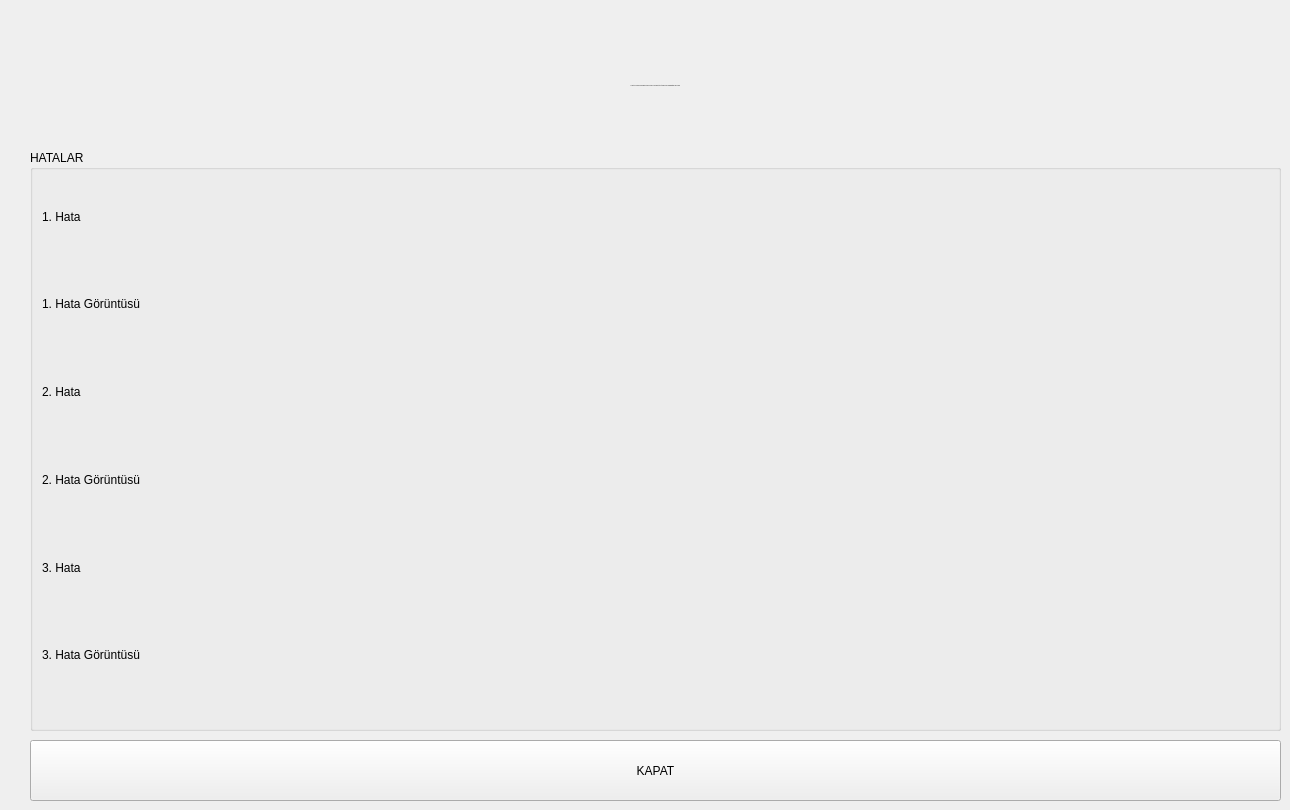
  <widget class="QWidget" name="centralwidget">
   <widget class="QLabel" name="warning_label_2">
    <property name="geometry">
     <rect>
      <x>30</x>
      <y>30</y>
      <width>151</width>
      <height>111</height>
     </rect>
    </property>
    <property name="styleSheet">
     <string notr="true">image: url(:/Logos/Icon/MainWindow/warning 250x150.png);</string>
    </property>
    <property name="text">
     <string/>
    </property>
    <property name="alignment">
     <set>Qt::AlignCenter</set>
    </property>
    <property name="wordWrap">
     <bool>true</bool>
    </property>
   </widget>
   <widget class="QLabel" name="inf_label">
    <property name="geometry">
     <rect>
      <x>190</x>
      <y>30</y>
      <width>931</width>
      <height>111</height>
     </rect>
    </property>
    <property name="font">
     <font>
      <pointsize>-1</pointsize>
     </font>
    </property>
    <property name="text">
     <string>SARI İKAZ UYARISI BULUNMAKTADIR! UYARIYI KAPATMAK İÇİN LÜTFEN KAPAT SEÇENEĞİNE TIKLAYINIZ.</string>
    </property>
    <property name="alignment">
     <set>Qt::AlignCenter</set>
    </property>
    <property name="wordWrap">
     <bool>true</bool>
    </property>
   </widget>
   <widget class="QGroupBox" name="groupBox">
    <property name="geometry">
     <rect>
      <x>30</x>
      <y>150</y>
      <width>1251</width>
      <height>581</height>
     </rect>
    </property>
    <property name="title">
     <string>HATALAR</string>
    </property>
    <layout class="QGridLayout" name="gridLayout">
     <item row="1" column="1">
      <spacer name="horizontalSpacer">
       <property name="orientation">
        <enum>Qt::Horizontal</enum>
       </property>
       <property name="sizeType">
        <enum>QSizePolicy::Fixed</enum>
       </property>
       <property name="sizeHint" stdset="0">
        <size>
         <width>1100</width>
         <height>20</height>
        </size>
       </property>
      </spacer>
     </item>
     <item row="4" column="0" colspan="2">
      <widget class="QLabel" name="fault_2_label">
       <property name="text">
        <string>2. Hata Görüntüsü</string>
       </property>
      </widget>
     </item>
     <item row="1" column="0">
      <widget class="QLabel" name="label_6">
       <property name="maximumSize">
        <size>
         <width>16777215</width>
         <height>35</height>
        </size>
       </property>
       <property name="text">
        <string>1. Hata</string>
       </property>
      </widget>
     </item>
     <item row="3" column="0">
      <widget class="QLabel" name="label_7">
       <property name="maximumSize">
        <size>
         <width>16777215</width>
         <height>35</height>
        </size>
       </property>
       <property name="text">
        <string>2. Hata</string>
       </property>
      </widget>
     </item>
     <item row="5" column="0">
      <widget class="QLabel" name="label_8">
       <property name="maximumSize">
        <size>
         <width>16777215</width>
         <height>35</height>
        </size>
       </property>
       <property name="text">
        <string>3. Hata</string>
       </property>
      </widget>
     </item>
     <item row="0" column="0">
      <spacer name="verticalSpacer">
       <property name="orientation">
        <enum>Qt::Vertical</enum>
       </property>
       <property name="sizeType">
        <enum>QSizePolicy::Fixed</enum>
       </property>
       <property name="sizeHint" stdset="0">
        <size>
         <width>20</width>
         <height>20</height>
        </size>
       </property>
      </spacer>
     </item>
     <item row="6" column="0" colspan="2">
      <widget class="QLabel" name="fault_3_label">
       <property name="text">
        <string>3. Hata Görüntüsü</string>
       </property>
      </widget>
     </item>
     <item row="2" column="0" colspan="2">
      <widget class="QLabel" name="fault_1_label">
       <property name="text">
        <string>1. Hata Görüntüsü</string>
       </property>
      </widget>
     </item>
    </layout>
   </widget>
   <widget class="QPushButton" name="close_pushButton">
    <property name="geometry">
     <rect>
      <x>30</x>
      <y>740</y>
      <width>1251</width>
      <height>61</height>
     </rect>
    </property>
    <property name="text">
     <string>KAPAT</string>
    </property>
   </widget>
   <widget class="QLabel" name="warning_label_3">
    <property name="geometry">
     <rect>
      <x>1130</x>
      <y>30</y>
      <width>151</width>
      <height>111</height>
     </rect>
    </property>
    <property name="styleSheet">
     <string notr="true">image: url(:/Logos/Icon/MainWindow/warning 250x150.png);</string>
    </property>
    <property name="text">
     <string/>
    </property>
    <property name="alignment">
     <set>Qt::AlignCenter</set>
    </property>
    <property name="wordWrap">
     <bool>true</bool>
    </property>
   </widget>
  </widget>
